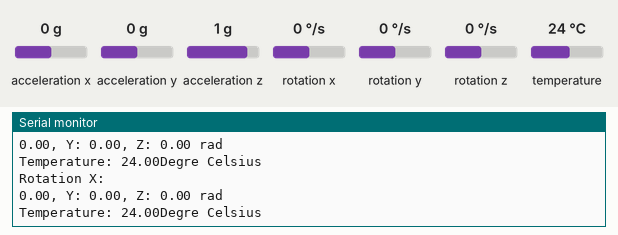
This sketch was run on a simulated Arduino Uno, built with avr-gcc and run on an emulated ATmega328P. On the bench: the last lines printed to the serial monitor. The inputs (shaded band) are chosen by the test bench; at power-on: rotation x 0 °/s, rotation y 0 °/s, rotation z 0 °/s, temperature 24 °C, acceleration x 0 g, acceleration y 0 g, acceleration z 1 g.

Above: at 5.8 s.
5.9 s: rotation x set to -192 °/s
At 10.7 s:
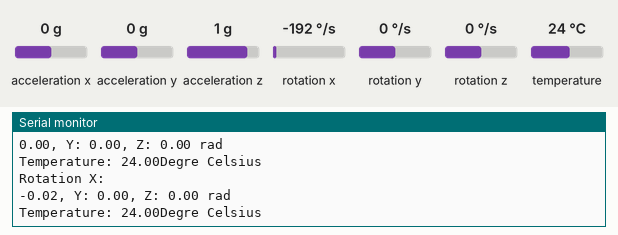
11.9 s: rotation y set to -192 °/s
At 16.3 s:
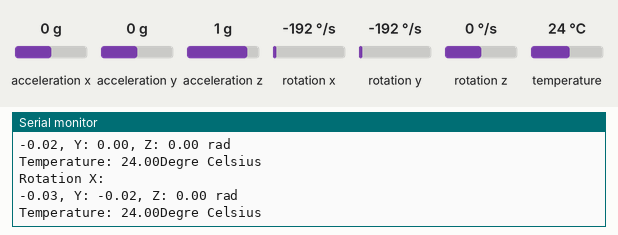
17.9 s: rotation z set to -192 °/s
At 20.7 s:
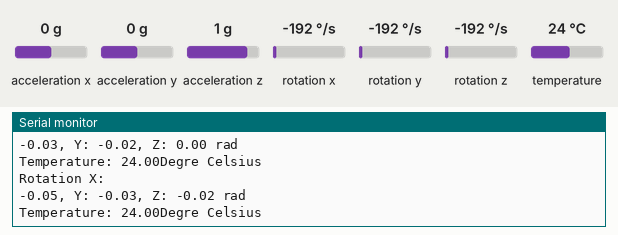
23.9 s: temperature set to 12 °C
At 26.3 s:
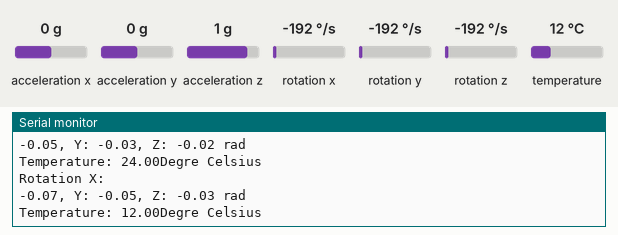
Timing chart, 0 to 27.8 s (numbered marks = the images above; inputs shaded):
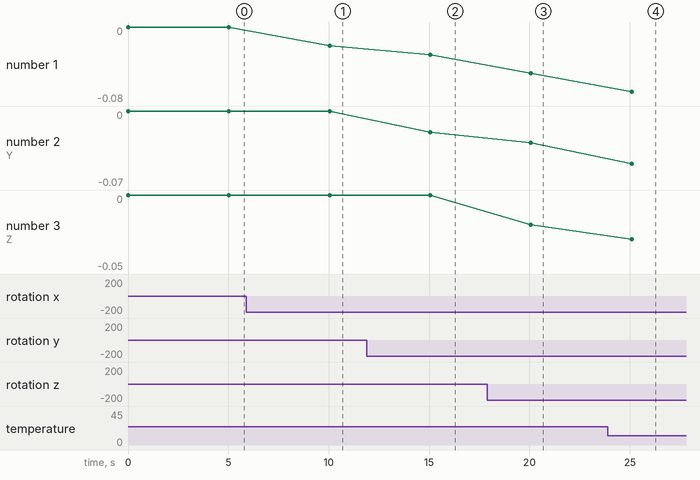

The sketch:

Test_gyro1.ino
```cpp
//Libraries
#include <Wire.h>//https://www.arduino.cc/en/reference/wire
#include <Adafruit_MPU6050.h>//https://github.com/adafruit/Adafruit_MPU6050
#include <Adafruit_Sensor.h>//https://github.com/adafruit/Adafruit_Sensor
#include <SoftwareSerial.h>

SoftwareSerial bluetoothSerial(1, 0); // RX, TX

//Objects
Adafruit_MPU6050 mpu;

void setup() {
  //Init Serial USB
  Serial.begin(9600);
//  if (!mpu.begin(0x69)) { // Change address if needed
//    Serial.println("Failed to find MPU6050 chip");
//    while (1) {
//      delay(10);
//    }
//  }

  mpu.setAccelerometerRange(MPU6050_RANGE_16_G);
  mpu.setGyroRange(MPU6050_RANGE_250_DEG);
  mpu.setFilterBandwidth(MPU6050_BAND_21_HZ);
}

void loop() {
  readMPU();
  delay(5000);
}


//----------------------------------------Fonction : Capter la position avec le gyro  ---------------------------------
void readMPU( ) { /* function readMPU */
  ////Read acceleromter data
  sensors_event_t a, g, temp;
  mpu.getEvent(&a, &g, &temp);

  static float angleX = 0.0;
  static float angleY = 0.0;
  static float angleZ = 0.0;

  float dt = 0.005;  // Intervalle de temps en secondes (ajustez si nécessaire)

  angleX += g.gyro.x * dt;
  angleY += g.gyro.y * dt;
  angleZ += g.gyro.z * dt;

  Serial.println("Rotation X: ");
  Serial.print(angleX);
  Serial.print(", Y: ");
  Serial.print(angleY);
  Serial.print(", Z: ");
  Serial.print( angleZ);
  Serial.println(" rad");


  Serial.print("Temperature: ");
  Serial.print(temp.temperature);
  Serial.println("Degre Celsius");
}
//-------------------------------------------------------------------------------------------------------------------------

//----------------------------------------Fonction : Lire la tension pour la sécu. batterie ---------------------------------

void readTension( ) {
  digitalWrite(4, HIGH); // Définit la broche 4 en état HIGH
  delay(100);
  digitalWrite(4, LOW); // Définit la broche 4 en état LOW
  float sommeTension = 0.0; //définition pour faire la moyenne de la tension
  int echantillon=1000; //A MODIFIER, valeur du nombre d'echantillon qui définie la précision de notre mesure
  for (int i = 0; i < echantillon; i++) { //on récupère toutes les valeurs selon le nombre d'échantillon désiré
    int valeurTension = analogRead(A0);
    float tension = (float)valeurTension * 5.0 / 1023.0; //on mutlplie par 5/1023 pour obtenir la valeur en tension, l'arduino étant codé sur 1024 bits
    sommeTension += tension;

    delay(100/echantillon); // Attendre un peu entre chaque lecture en fonction du nombre d'échantillon (10 secondes)
  }

  // Calculer la moyenne des échantillons
  float moyenneTension = sommeTension / echantillon;

  // Envoi de la moyenne via Bluetooth
  Serial.print("Moyenne tension (");
  Serial.print(echantillon);
  Serial.print(" echantillons): ");
  Serial.print(moyenneTension, 2); // Affiche la moyenne avec 2 décimales
  Serial.println(" V");

  delay(100); // Attendez  0.1 seconde avant de lire à nouveau la valeur
}
//-------------------------------------------------------------------------------------------------------------------------
```

Measured:
- after the input at 5.9 s, the serial monitor: prints a new line after 4.1 s (image 1)
- after the input at 11.9 s, the serial monitor: prints a new line after 3.2 s (image 2)
- after the input at 17.9 s, the serial monitor: prints a new line after 2.2 s (image 3)
- after the input at 23.9 s, the serial monitor: prints a new line after 1.2 s (image 4)
- plotted number 1: 0 → -0.02 after the input at 5.9 s
